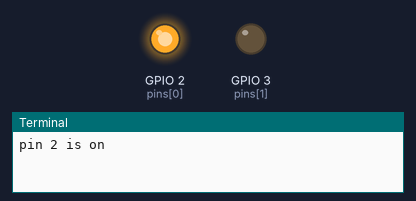
Bench run of a program on a simulated Raspberry Pi (BCM pin numbers). Shown: output pins drawn as LEDs (lit = HIGH), the last lines printed to the terminal.

Above: at 0.5 s.
At 3.0 s:
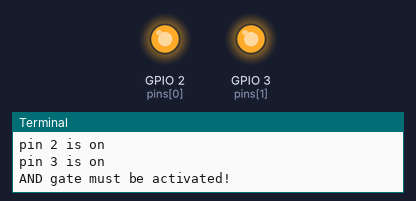
At 5.5 s:
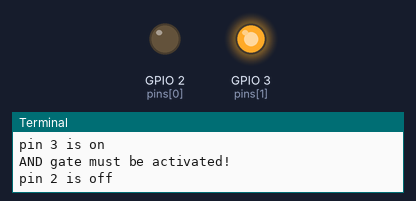
At 7.5 s:
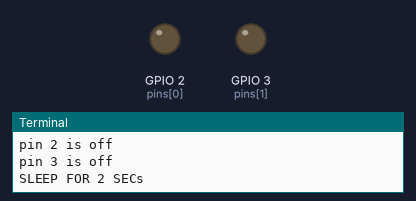
Timing chart, 0 to 11.7 s (numbered marks = the images above):
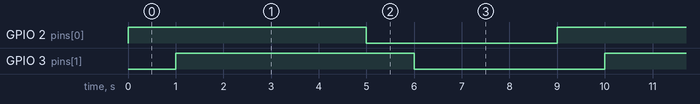

The program:

ANDgates08.py
```python
import RPi.GPIO as GPIO
from time import sleep

pins = [2,3]

def setup():
    GPIO.setmode(GPIO.BCM)
    for pin in pins:
        GPIO.setup(pin, GPIO.OUT)

def loop():
    while(True):
        for pin in pins:
            GPIO.output(pin, GPIO.HIGH)
            print("pin " + str(pin) + " is on")
            sleep(1)
        print("AND gate must be activated!")
        sleep(3)
        for pin in pins:
            GPIO.output(pin, GPIO.LOW)
            print("pin " + str(pin) + " is off")
            sleep(1)
        print("SLEEP FOR 2 SECs")
        sleep(2)
def main():
    setup()
    loop()

main()
GPIO.cleanup()
```

Measured:
- by itself, GPIO 2 (pins[0]), GPIO 3 (pins[1]): alternates HIGH for 5.0 s and LOW for 4.0 s
- by itself, everything shown: repeats every 9.0 s, in 4 steps
